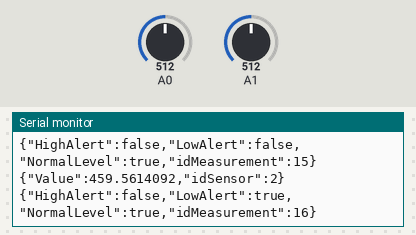
The sketch below on a simulated Arduino MKR. Shown: the last lines printed to the serial monitor. Inputs (shaded band) come from the test bench; at power-on: A1 = 512, A0 = 512. WiFi joins after 1.5 s; servers stay silent unless stated; uploads are accepted with an empty reply.

Above: at 13.4 s.
13.5 s: A1 set to 760
At 15.1 s:
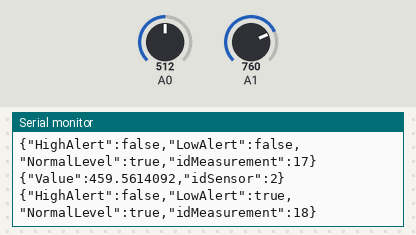
15.4 s: A1 set to 786
At 18.0 s:
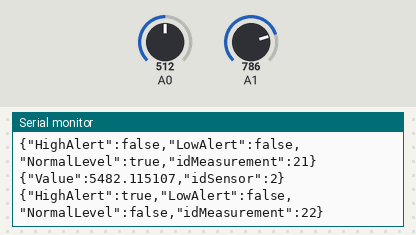
Timing chart, 0 to 18.3 s (numbered marks = the images above; inputs shaded):
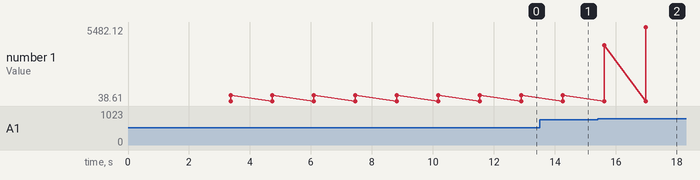

Measured:
- the behaviour switches between 777 and 778 on A1 (found by bisection; images 1 and 2)
- after the input at 15.4 s, the serial monitor: prints a new line after 1.6 s (image 2)
- plotted number 1: 459.56 → 5482.12 after the input at 15.4 s

The sketch:

RetoArduino.ino
```cpp
// Importar librerías

#include <ArduinoHttpClient.h>
#include <ArduinoJson.h>
#include <WiFiNINA.h>

// Inicialización de variables

char ssid[] = "Vum"; // Nombre de la red
char password[] = "12345678"; // Contraseña de la red

int status = WL_IDLE_STATUS; // Variable que contiene un status temporal

char server[] = "622c-148-241-109-145.ngrok.io";    // URL del servidor a utilizar (se debe cambiar cada vez que se vuelva a correr ngrok)

WiFiClient client; // Crear cliente de tipo WiFiClient --> este objeto permite conectarnos a un IP en un puerto determinado

// Variables MQ7
int adc_MQ7; // Lectura analógica MQ7
float voltajeMQ7; // Voltaje MQ7
float RS7; // Rs MQ7
float RO7 = 497.13; // Ro MQ7 --> Calculado en "SetupMQ" mediante mediciones del sensor en aire limpio
double CO; // Valor de medición de CO

// Variables MQ9
int adc_MQ9; // Lectura analógica MQ9
float voltajeMQ9; // Voltaje MQ9
float RS9; // Rs MQ9
float RO9 = 682.36; // Ro MQ7 --> Calculado en "SetupMQ" mediante mediciones del sensor en aire limpio
double LPG; // Valor de medición de LPG

// Variables utilizadas para llenar tablas en base de datos
int SensorID; // ID de un sensor
String GasMedido; // Gas medido por el sensor
int counter = 0; // Contador para asignar un id de medición en la tabla de diagnósticos

// Setup
void setup(){
  Serial.begin(9600); // Iniciar la comunicación serial con 9600

  while (status != WL_CONNECTED) { // Ciclo para iterar mientras todavía no se tenga una conexión
    Serial.println("Attempting to connect to Network: "); // Mandar mensaje de intento de conexión
    Serial.println(ssid); // Imprimir la red
    status = WiFi.begin(ssid,password); // Inicializar librería
    delay (1000);
  }

  Serial.print("Connected to SSID: "); // Avisar que se logró conectar a la red
  Serial.println(WiFi.SSID()); // Obtener SSID
  IPAddress ip = WiFi.localIP(); // Obtener IP
  IPAddress gateway = WiFi.gatewayIP(); // Obtener gateway
  Serial.print("IP Address: ");
  Serial.println(ip); // Imprimir IP

}

void loop(){

  // Inicializar variables locales para indicar los niveles de gases (se inicializan aquí para que se reinicien en cada ciclo)

  // Niveles de CO
  bool HighCO = false;
  bool LowCO = false;
  bool NormalCO = false;

  // Niveles de LPG
  bool HighLPG = false;
  bool LowLPG = false;
  bool NormalLPG = false;

  // Inicializar archivos de Json
  DynamicJsonDocument mq7(1024); // Json para MQ7
  DynamicJsonDocument mq9(1024); // Json para MQ9
  DynamicJsonDocument COlevels(1024); // Json para niveles de CO
  DynamicJsonDocument LPGlevels(1024); // Json para niveles de LPG

  // Obtención de mediciones MQ7
  adc_MQ7 = analogRead(A0); //Lemos la salida analógica  del MQ7
  voltajeMQ7 = adc_MQ7 * (5.0 / 1024.0); //Convertimos la lectura en un valor de voltaje
  RS7 = 1000*((5-voltajeMQ7)/voltajeMQ7);  //Calculamos Rs con un RL de 1k
  CO = 108.46*pow(RS7/RO7, -1.4777); // calculamos la concentración  de CO en ppm

  // Obtención de mediciones MQ9
  adc_MQ9 = analogRead(A1); //Lemos la salida analógica  del MQ9
  voltajeMQ9 = adc_MQ9 * (5.0 / 1024.0); //Convertimos la lectura en un valor de voltaje
  RS9 = 1000*((5-voltajeMQ9)/voltajeMQ9);  //Calculamos Rs con un RL de 1k
  LPG = 1015.7*pow(RS9/RO9, -2.075); // calculamos la concentración  de LPG en ppm

  // Json para MQ7 (los demás valores de la tabla en la base de datos se generan automáticamente)
  mq7["Value"] = CO; // Asignar el valor de CO a Value
  mq7["idSensor"] = 1; // Asignar el identificador del sensor (1 para el MQ7) al idSensor

  counter ++; // Una vez realizada la medición de CO, añadir 1 al contador

  // Condiciones para indicar diagnóstico
  if(CO >= 0 && CO < 26) // Rango de 0 - 25 ppm
    LowCO = true; // Diagnóstico en Low
  else if(CO >= 26 && CO < 51) // Rango de 26 - 50 ppm
    NormalCO = true; // Diagnóstico en Normal
  else if(CO >= 51) // De 51 ppm en adelante
    HighCO = true; // Diagnóstico en High

  // Json de valores para la tabla de diagnóstico
  COlevels["HighAlert"] = HighCO; // Asignar valor de HighCO a "HighAlert"
  COlevels["LowAlert"] = LowCO; // Asignar valor de LowCO a "LowAlert"
  COlevels["NormalLevel"] = NormalCO; // Asignar valor de NormalCO a "NormalLevel"
  COlevels["idMeasurement"] = counter; // Asignar valor de counter a "idMeasurement"


  // Json para MQ9
  mq9["Value"] = LPG; // Asignar el valor de LPG a Value
  mq9["idSensor"] = 2; // Asignar el identificador del sensor (2 para el MQ9) al idSensor

  counter++; // Una vez realizada la medición de LGP, añadir 1 al contador

  // Condiciones para indicar diagnóstico
  if(LPG >= 0 && LPG < 5000) // Rango 0 - 5000 ppm
  {
    // Diagnóstico en Low y Normal
    LowLPG = true;
    NormalLPG = true;
  }
  else if(LPG >= 5001) // Rango mayor a 5000 ppm
    HighLPG = true; // Diagnóstico en High

  LPGlevels["HighAlert"] = HighLPG; // Asignar valor de HighLPG a "HighAlert"
  LPGlevels["LowAlert"] = LowLPG; // Asignar valor de LowLPG a "LowAlert"
  LPGlevels["NormalLevel"] = NormalLPG; // Asignar valor de NormalLPG a "NormalLevel"
  LPGlevels["idMeasurement"] = counter; // Asignar valor de counter a "idMeasurement"

  // Creación de strings en donde se va a guardar el Json convertido
  String postData1;
  String postData2;
  String postData3;
  String postData4;

  // Crear documentos de Json
  serializeJson(mq7, postData1); // obtener información de mq7 y escribir en postData1
  serializeJson(COlevels, postData2); // obtener información de COlevels y escribir en postData2
  serializeJson(mq9, postData3); // obtener información de mq9 y escribir en postData3
  serializeJson(LPGlevels, postData4); // obtener información de LPGlevels y escribir en postData4

  // POST REQUESTS
   if (client.connect(server, 80)) { // Conectar al cliente al servidor en el puerto indicado
    client.println("POST /measurement HTTP/1.1"); // Indicar en dónde hacer el post --> se hace al sitio con /measurement
    client.println("Host: 622c-148-241-109-145.ngrok.io"); // Indicar el host
    client.println("Content-Type: application/json"); // Indicar el tipo de contenido
    client.print("Content-Length: "); // Indicar el largo --> no se pone el número porque tendría que ser exacto
    client.println(postData1.length()); // Indicar largo del Json
    client.println();
    client.print(postData1); // Imprimir el string
   }

   if (client.connect(server, 80)) { // Conectar al cliente al servidor en el puerto indicado
    client.println("POST /diagnostic HTTP/1.1"); // Indicar en dónde hacer el post --> se hace al sitio con /diagnostic
    client.println("Host: 622c-148-241-109-145.ngrok.io"); // Indicar el host
    client.println("Content-Type: application/json"); // Indicar el tipo de contenido
    client.print("Content-Length: "); // Indicar el largo --> no se pone el número porque tendría que ser exacto
    client.println(postData2.length()); // Indicar largo del Json
    client.println();
    client.print(postData2); // Imprimir el string
   }

   if (client.connect(server, 80)) { // Conectar al cliente al servidor en el puerto indicado
    client.println("POST /measurement HTTP/1.1"); // Indicar en dónde hacer el post --> se hace al sitio con /measurement
    client.println("Host:  622c-148-241-109-145.ngrok.io"); // Indicar el host
    client.println("Content-Type: application/json"); // Indicar el tipo de contenido
    client.print("Content-Length: "); // Indicar el largo --> no se pone el número porque tendría que ser exacto
    client.println(postData3.length()); // Indicar largo del Json
    client.println();
    client.print(postData3); // Imprimir el string
  }
  if (client.connect(server, 80)) { // Conectar al cliente al servidor en el puerto indicado
    client.println("POST /diagnostic HTTP/1.1"); // Indicar en dónde hacer el post --> se hace al sitio con /diagnostic
    client.println("Host: 622c-148-241-109-145.ngrok.io"); // Indicar el host
    client.println("Content-Type: application/json"); // Indicar el tipo de contenido
    client.print("Content-Length: "); // Indicar el largo --> no se pone el número porque tendría que ser exacto
    client.println(postData4.length()); // Indicar largo del Json
    client.println();
    client.print(postData4); // Imprimir el string
   }

  // Desconectar
  if (client.connected()) {
    client.stop();
  }

  // Imprimir los datos del Json en el monitor serial
  Serial.println(postData1);
  Serial.println(postData2);
  Serial.println(postData3);
  Serial.println(postData4);

  delay(500);

}
```
